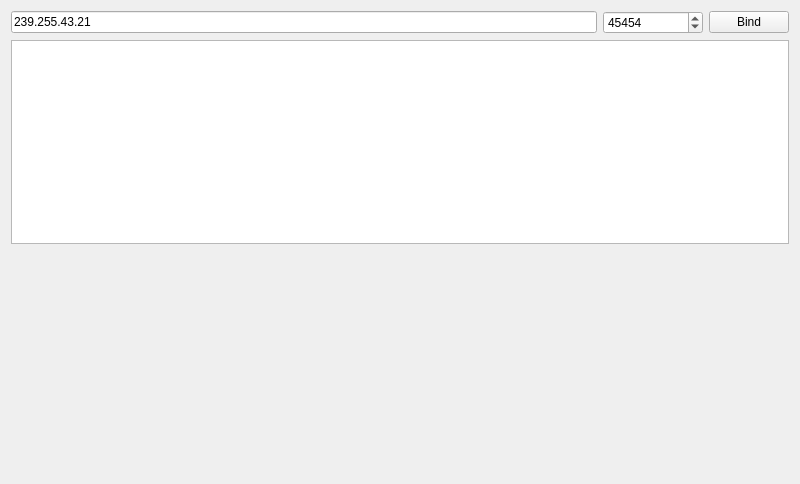
<?xml version="1.0" encoding="UTF-8"?>
<ui version="4.0">
 <class>UdpListener</class>
 <widget class="QWidget" name="UdpListener">
  <property name="geometry">
   <rect>
    <x>0</x>
    <y>0</y>
    <width>800</width>
    <height>484</height>
   </rect>
  </property>
  <property name="minimumSize">
   <size>
    <width>800</width>
    <height>0</height>
   </size>
  </property>
  <property name="windowTitle">
   <string>UdpListener</string>
  </property>
  <layout class="QVBoxLayout" name="verticalLayout_2">
   <item>
    <layout class="QVBoxLayout" name="verticalLayout">
     <item>
      <layout class="QHBoxLayout" name="horizontalLayout">
       <item>
        <widget class="QLineEdit" name="ipAddress">
         <property name="text">
          <string extracomment="IP address">239.255.43.21</string>
         </property>
        </widget>
       </item>
       <item>
        <widget class="QSpinBox" name="port">
         <property name="minimumSize">
          <size>
           <width>100</width>
           <height>0</height>
          </size>
         </property>
         <property name="maximum">
          <number>65535</number>
         </property>
         <property name="value">
          <number>45454</number>
         </property>
        </widget>
       </item>
       <item>
        <widget class="QPushButton" name="bind">
         <property name="text">
          <string>Bind</string>
         </property>
        </widget>
       </item>
      </layout>
     </item>
     <item>
      <widget class="UdpTableView" name="udpTableView">
       <property name="showGrid">
        <bool>false</bool>
       </property>
       <property name="gridStyle">
        <enum>Qt::SolidLine</enum>
       </property>
       <attribute name="horizontalHeaderDefaultSectionSize">
        <number>300</number>
       </attribute>
       <attribute name="horizontalHeaderStretchLastSection">
        <bool>true</bool>
       </attribute>
       <attribute name="verticalHeaderVisible">
        <bool>false</bool>
       </attribute>
      </widget>
     </item>
     <item>
      <widget class="QStackedWidget" name="stackedDiscoveryView"/>
     </item>
     <item>
      <layout class="QHBoxLayout" name="horizontalLayout_2">
       <item>
        <widget class="QLabel" name="instantBitRate">
         <property name="text">
          <string/>
         </property>
        </widget>
       </item>
       <item>
        <widget class="QLabel" name="averageBitRate">
         <property name="text">
          <string/>
         </property>
        </widget>
       </item>
       <item>
        <widget class="QLabel" name="maxBitRate">
         <property name="text">
          <string/>
         </property>
        </widget>
       </item>
      </layout>
     </item>
    </layout>
   </item>
  </layout>
 </widget>
 <layoutdefault spacing="6" margin="11"/>
 <customwidgets>
  <customwidget>
   <class>UdpTableView</class>
   <extends>QTableView</extends>
   <header>../UDP-Listener/udptableview.h</header>
  </customwidget>
 </customwidgets>
 <resources/>
 <connections>
  <connection>
   <sender>ipAddress</sender>
   <signal>returnPressed()</signal>
   <receiver>bind</receiver>
   <slot>click()</slot>
   <hints>
    <hint type="sourcelabel">
     <x>287</x>
     <y>33</y>
    </hint>
    <hint type="destinationlabel">
     <x>747</x>
     <y>32</y>
    </hint>
   </hints>
  </connection>
 </connections>
</ui>
